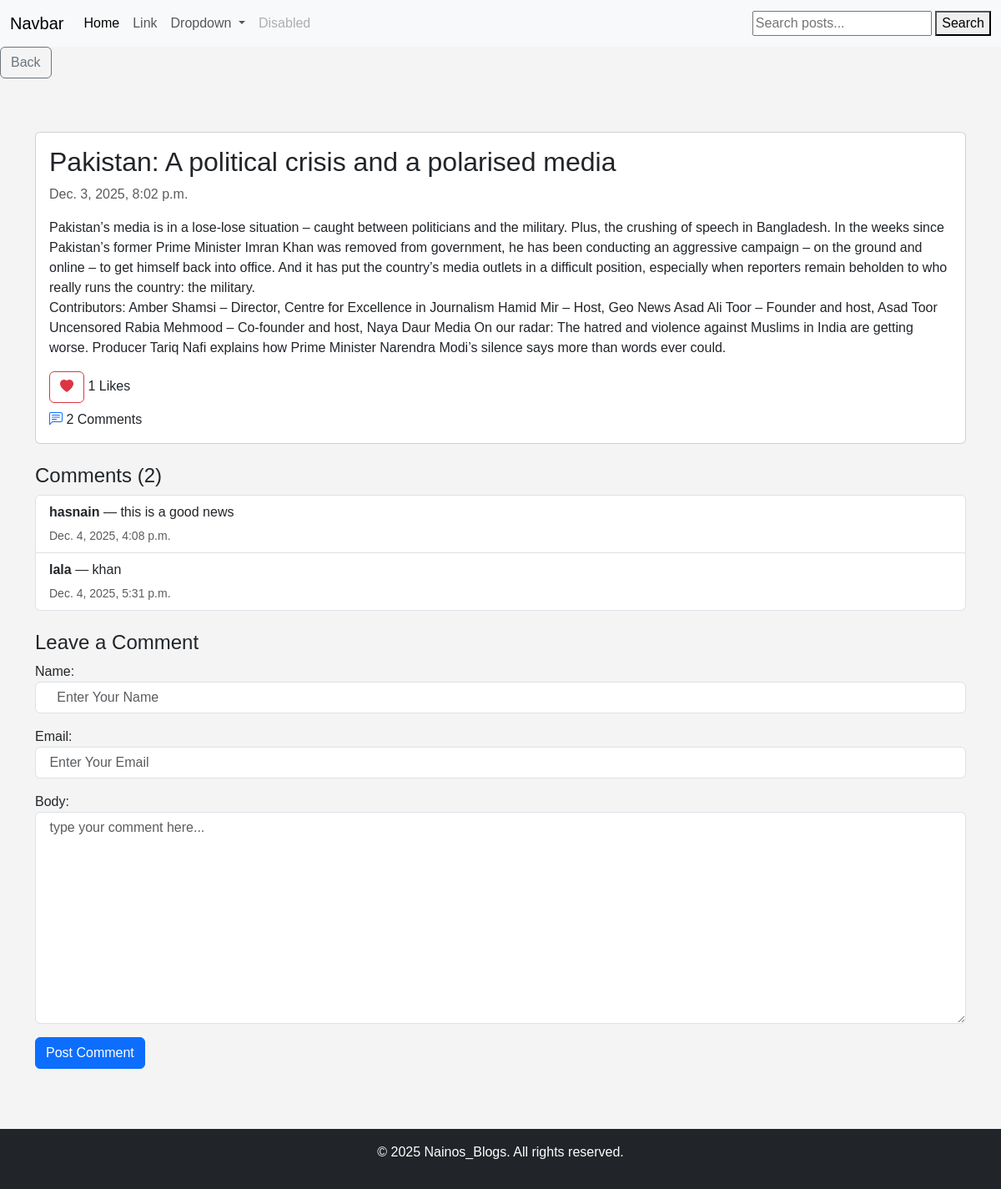
/detail/1, run on the app's committed database.
### nainos_blogs/models.py (models this page shows, shortened)
class BLog(models.Model):
    title = models.CharField(max_length=200)
    image = models.CharField(max_length=200)
    content = RichTextField()
    disception = models.TextField(max_length=500)
    date = models.DateTimeField(auto_now_add=True)
    likes = models.IntegerField(default=0)

class Comment(models.Model):
    posts = models.ForeignKey(BLog, on_delete=models.CASCADE)
    name = models.CharField(max_length=200)
    email = models.EmailField()
    body = models.TextField()
    date = models.DateTimeField(auto_now_add=True)

### nainos_blogs/views.py (the view)
# urls.py: path('detail/<int:pk>', views.detail , name='detail'),
def detail(request, pk):
    posts = get_object_or_404(BLog, pk=pk)
    comments = posts.comment_set.all()
    if request.method == 'POST':
        form = commentForm(request.POST)
        if form.is_valid():
            comment = form.save(commit=False)
            comment.posts = posts
            comment.save()
            return redirect('detail', pk=posts.pk)
    else:
        form =  commentForm()
    return render(request, 'detail.html', {'posts': posts,'form':form, 'comments':  comments })

### nainos_blogs/form.py
class commentForm(forms.ModelForm):
    class Meta:
        model = Comment
        fields = ['name', 'email', 'body']
        widgets = {
            'name': forms.TextInput(attrs={'class': 'form-control', 'placeholder': '   Enter Your Name'}),
            'email': forms.EmailInput(attrs={'class': 'form-control', 'placeholder': ' Enter Your Email'}),
            'body': forms.Textarea(attrs={'class': 'form-control', 'placeholder': ' type your comment here...'}),
        }

### templates/detail.html (shortened to what this page needs)
{% extends "base.html" %}
{%block content%}
  <button class="btn btn-outline-secondary mb-3" onclick="history.back()">Back</button>
    <div class="container my-5">
      <div class="row">
        <div class="col-lg-12 mx-auto">
          <div class="card">
            <div class="card-body">
              <h2 class="card-title">
                {{ posts.title }}
              </h2>
              <p class="text-muted">{{ posts.date }}</p>
              <p class="card-text">
                {{ posts.content| safe}}
                <br>
                {{ posts.disception}}
              </p>
              <form method="POST" action="{% url 'like' posts.pk %}">
                <button type="submit" class="btn btn-outline-danger">
                  <i class="bi bi-heart-fill"></i>
                </button>
                <span>{{ posts.likes }}</span> Likes
              </form>
              <div class="mt-2">
                <i class="bi bi-chat-left-text text-primary"></i>
                <span>{{ posts.comment_set.count }}</span> Comments
              </div>
            </div>
          </div>
          <div class="mt-4">
            <h4>Comments ({{ comments.count }})</h4>
            <ul class="list-group">
                {% for comment in comments %}
                <li class="list-group-item">
                    <p class="mb-1">
                        <strong>{{ comment.name }}</strong> — {{ comment.body }}
                    </p>
                    <small class="text-muted">{{ comment.date }}</small>
                </li>
                {% empty %}
                <li class="list-group-item text-muted">No comments yet.</li>
                {% endfor %}
            </ul>
        </div>
          <div class="mt-4">
            <h4>Leave a Comment</h4>
            <form method="POST">
              <div class="mb-3">
                {{form.as_p}}
              </div>
              <button type="submit" class="btn btn-primary">
                Post Comment
              </button>
            </form>
          </div>
        </div>
      </div>
    </div>
{%endblock content%}

### static/css/style.css (style rules this page uses)
body { font-family: Arial, sans-serif; background-color: #f4f4f4; margin: 0; padding: 0; }

### data on the page
BLog: title "Pakistan: A political crisis and a polarised media", date "Dec. 3, 2025, 8:02 p.m.", content "Pakistan’s media is in a lose-lose situation – caught between politicians and the military. Plus, the crushing of speech in Bangladesh. In the weeks since Pakistan’s former Prime Minister Imran Khan was removed from government, he has been conducting an aggressive campaign – on the ground and online – to get himself back into office. And it has put the country’s media outlets in a difficult position, especially when reporters remain beholden to who really runs the country: the military.", disception "Contributors: Amber Shamsi – Director, Centre for Excellence in Journalism Hamid Mir – Host, Geo News Asad Ali Toor – Founder and host, Asad Toor Uncensored Rabia Mehmood – Co-founder and host, Naya Daur Media On our radar: The hatred and violence against Muslims in India are getting worse. Producer Tariq Nafi explains how Prime Minister Narendra Modi’s silence says more than words ever could.", likes "1", comment_set.count "2", count "2"
Comment: name "hasnain", body "this is a good news", date "Dec. 4, 2025, 4:08 p.m."
Comment: name "lala", body "khan", date "Dec. 4, 2025, 5:31 p.m."
